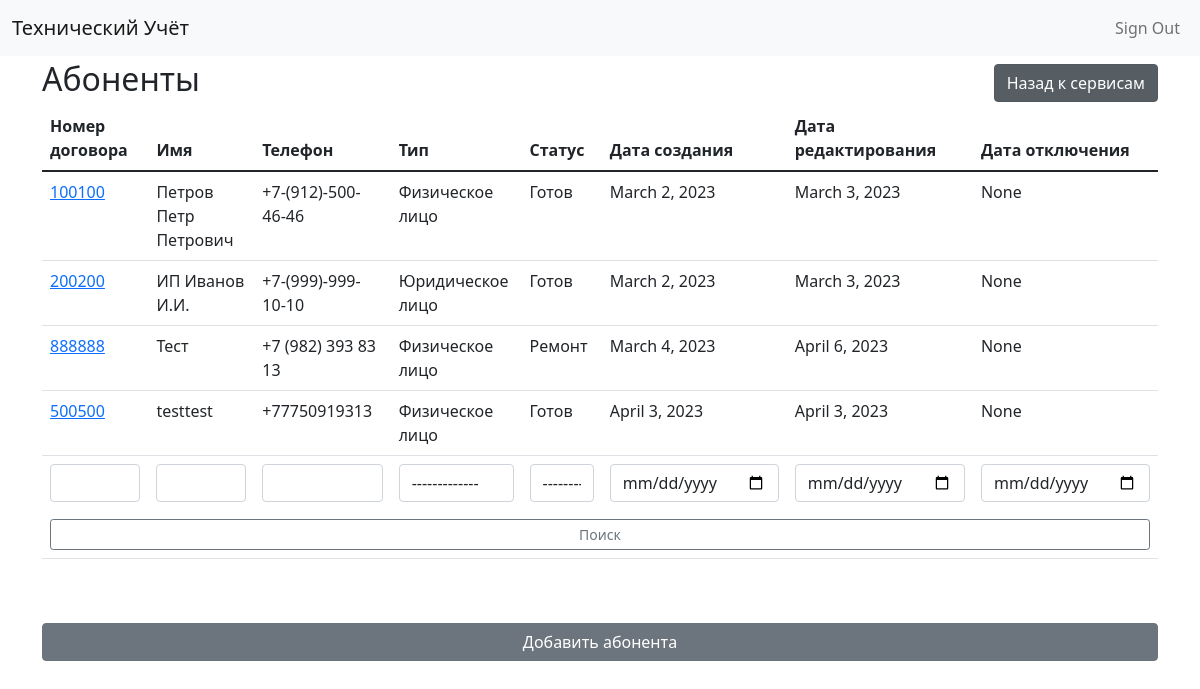
/abonents/ (signed in), run on the app's committed database.
### abonents/models.py (models this page shows, shortened)
class Abonent(models.Model):
    name = models.CharField('Имя', max_length=25, unique=True)
    type = models.ForeignKey(AbonentType, on_delete=models.CASCADE, verbose_name="Тип")
    created_date = models.DateField('Дата создания', auto_now_add=True)
    change_date = models.DateField('Дата изменения', auto_now=True)
    enable_date = models.DateField('Дата подключения', blank=True, null=True)
    disable_date = models.DateField('Дата отключения', blank=True, null=True)
    phone = models.CharField('Номер телефона', max_length=30, unique=True, null=True, blank=True)
    contract = models.CharField('Номер договора', max_length=50, unique=True, null=True, blank=True)
    object_status = models.ForeignKey(
        ObjectStatus,
        on_delete=models.CASCADE,
        verbose_name='Статус',
        blank=True,
        null=True
    )
    building = models.ForeignKey(
        'buildings.building',
        on_delete=models.CASCADE,
        verbose_name="Здание",
        null=True,
        blank=True
    )
    class Meta:
        verbose_name = "Абонент"
        verbose_name_plural = "Абоненты"
        ordering = ['id']
    def get_absolute_url(self):
        return reverse('abonent-detail', kwargs={'pk': self.pk})

class AbonentType(models.Model):
    name = models.CharField('Наименование', max_length=16, unique=True)
    class Meta:
        verbose_name = "Тип абонента"
        verbose_name_plural = "Типы абонентов"
        ordering = ['id']
    def __str__(self):
        return self.name

class ObjectStatus(models.Model):
    name = models.CharField('Наименование', max_length=50, unique=True)
    class Meta:
        verbose_name = "Статус объекта"
        verbose_name_plural = "Статусы объектов"
        ordering = ['id']
    def __str__(self):
        return self.name

### abonents/views.py (the view, shortened to what this page needs)
# urls.py: path("", ListAndCreateAbonentView.as_view(), name='abonent-list'),
class ListAndCreateAbonentView(CreateView):
    model = Abonent
    template_name = "abonents/list.html"
    fields = create_and_update_fileds
    def get_context_data(self, **kwargs):
        context = super().get_context_data(**kwargs)
        qs = self.model.objects.all()
        filtered = False
        if self.request.GET.get('contract'):
            contract = self.request.GET.get('contract')
            qs = qs.filter(contract__icontains=contract)
            filtered = True
            context['contract'] = contract
        if self.request.GET.get('name'):
            name = self.request.GET.get('name')
            qs = qs.filter(name__icontains=name)
            filtered = True
            context['name'] = name
        if self.request.GET.get('phone'):
            phone = self.request.GET.get('phone')
            qs = qs.filter(phone__icontains=phone)
            filtered = True
            context['phone'] = phone
        if self.request.GET.get('type'):
            _type = self.request.GET.get('type')
            if _type.isdigit():
                qs = qs.filter(type__id=int(_type))
                filtered = True
                context['select_type'] = int(_type)
        if self.request.GET.get('object_status'):
            object_status = self.request.GET.get('object_status')
            if object_status.isdigit():
                qs = qs.filter(object_status__id=int(object_status))
                filtered = True
                context['select_object_status'] = int(object_status)
        page = 1
        if self.request.GET.get('page'):
            page = self.request.GET.get('page')
            if page.isdigit():
                page = int(page)
        paginator = Paginator(qs, 20)
        context['abonents_pages'] = paginator.num_pages
        context["abonents"] = paginator.get_page(page)
        context["object_statuses"] = ObjectStatus.objects.all()
        context["abonent_types"] = AbonentType.objects.all()
        context['buildings'] = Building.objects.select_related('region').all()
        context["regions"] = Region.objects.all()
        context["filtered"] = filtered
        return context

### buildings/models.py (called while the page is built)
    def __str__(self):
        return f'{self.street}, {self.house}'

### techuchet/users/context_processors.py (called while the page is built)
def allauth_settings(request):
    return {
        "ACCOUNT_ALLOW_REGISTRATION": settings.ACCOUNT_ALLOW_REGISTRATION,
    }

### abonents/templates/abonents/list.html (shortened to what this page needs)
{% extends "base.html" %}
{% load crispy_forms_tags %}
{% block content %}
    <div class="d-flex justify-content-between align-items-center">
        <h2>Абоненты</h2>
        <a href="{% url 'services-page' %}"><button class="btn btn-secondary active" role="button" aria-pressed="true">Назад к сервисам</button></a>
    </div>
    <table class="table">
        <thead>
          <tr>
            <th scope="col">Номер договора</th>
            <th scope="col">Имя</th>
            <th scope="col">Телефон</th>
            <th scope="col">Тип</th>
            <th scope="col">Статус</th>
            <th scope="col">Дата создания</th>
            <th scope="col">Дата редактирования</th>
            <th scope="col">Дата отключения</th>
          </tr>
        </thead>
        <tbody>
            {% for abonent in abonents %}
                <tr>
                    <td><a href="{{ abonent.get_absolute_url }}">{{ abonent.contract }}</a></td>
                    <td>{{ abonent.name }}</td>
                    <td>{{ abonent.phone }}</td>
                    <td>{{ abonent.type }}</td>
                    <td>{{ abonent.object_status }}</td>
                    <td>{{ abonent.created_date }}</td>
                    <td>{{ abonent.change_date }}</td>
                    <td>{{ abonent.disable_date }}</td>
                </tr>
            {% endfor %}
              <form action=".">
                <tr class="form-table-search-tr">
                  <td><input name="contract" {% if contract %}value="{{contract}}"{% endif %} class="form-control form-table-search-input"></input></td>
                  <td><input name="name" {% if name %}value="{{name}}"{% endif %} class="form-control form-table-search-input"></input></td>
                  <td><input name="phone" {% if phone %}value="{{phone}}"{% endif %} class="form-control form-table-search-input"></input></td>
                  <td>
                    <select name="type" class="form-control form-table-search-input">
                      <option value="">-------------</option>
                    </select>
                  </td>
                  <td>
                    <select name="object_status" class="form-control form-table-search-input">
                      <option value="">-------------</option>
                    </select>
                  </td>
                  <td><input type="date" {% if created_date %}value="{{created_date}}"{% endif %} name="created_date" class="form-control form-table-search-input"></input></td>
                  <td><input type="date" {% if change_date %}value="{{change_date}}"{% endif %} name="change_date" class="form-control form-table-search-input"></input></td>
                  <td><input type="date" {% if disable_date %}value="{{disable_date}}"{% endif %} name="disable_date" class="form-control form-table-search-input"></input></td>
                </tr>
                <tr {% if filtered %}class="form-table-search-tr"{% endif %}>
                  <td colspan="8"><button class="w-100 btn btn-outline-secondary btn-sm" type="submit">Поиск</button></td>
                </tr>
              </form>
        </tbody>
      </table>
      <button type="button" class="w-100 btn btn-secondary mt-5" data-bs-toggle="modal" id="modal-btn" data-bs-target="#exampleModal">
        Добавить абонента
      </button>
{% endblock %}

### techuchet/static/css/project.css (style rules this page uses)
.form-table-search-input { width: 100%; }
.form-table-search-tr { border-color: white; }

### data on the page
Abonent: contract "100100", name "Петров Петр Петрович", phone "+7-(912)-500-46-46", type "Физическое лицо", object_status "Готов", created_date "March 2, 2023", change_date "March 3, 2023", disable_date "None"
Abonent: contract "200200", name "ИП Иванов И.И.", phone "+7-(999)-999-10-10", type "Юридическое лицо", object_status "Готов", created_date "March 2, 2023", change_date "March 3, 2023", disable_date "None"
Abonent: contract "888888", name "Тест", phone "+7 (982) 393 83 13", type "Физическое лицо", object_status "Ремонт", created_date "March 4, 2023", change_date "April 6, 2023", disable_date "None"
Abonent: contract "500500", name "testtest", phone "+77750919313", type "Физическое лицо", object_status "Готов", created_date "April 3, 2023", change_date "April 3, 2023", disable_date "None"
